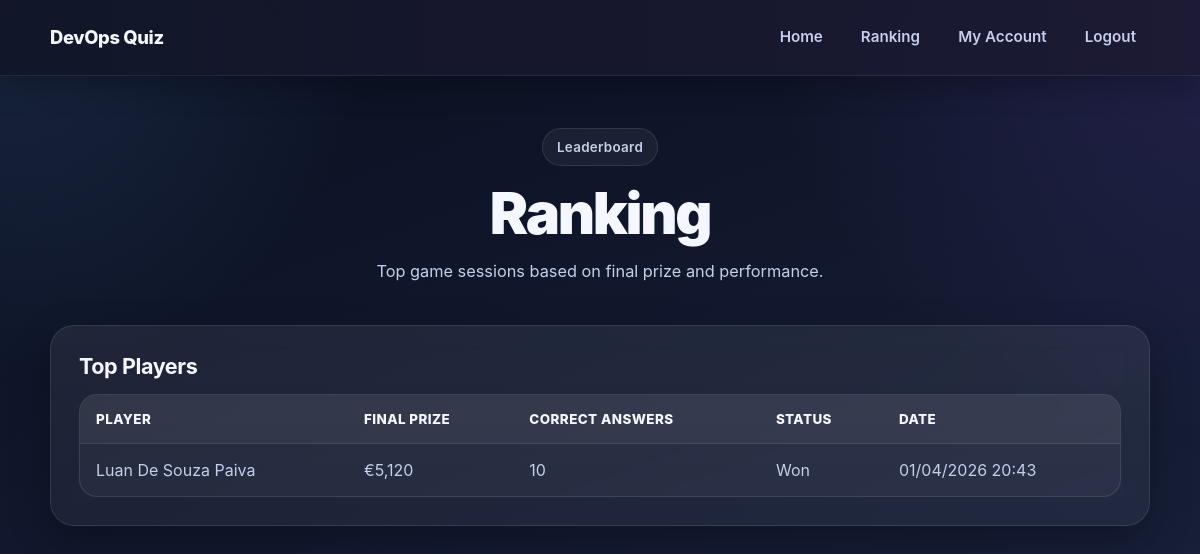
Page /ranking (signed in) on the committed database.
### tables this page shows
CREATE TABLE game_sessions (
        id INTEGER PRIMARY KEY AUTOINCREMENT,
        user_id INTEGER NOT NULL,
        started_at TEXT DEFAULT CURRENT_TIMESTAMP,
        ended_at TEXT,
        current_question_index INTEGER NOT NULL DEFAULT 0,
        correct_answers INTEGER NOT NULL DEFAULT 0,
        current_amount INTEGER NOT NULL DEFAULT 10,
        final_amount INTEGER NOT NULL DEFAULT 0,
        status TEXT NOT NULL DEFAULT 'in_progress',
        FOREIGN KEY (user_id) REFERENCES users(id)
    );

CREATE TABLE users (
        id INTEGER PRIMARY KEY AUTOINCREMENT,
        full_name TEXT NOT NULL,
        email TEXT NOT NULL UNIQUE,
        password_hash TEXT NOT NULL,
        date_of_birth TEXT NOT NULL,
        is_18_or_over INTEGER NOT NULL DEFAULT 0,
        created_at TEXT DEFAULT CURRENT_TIMESTAMP
    );

### src/main.py (the view)
@app.route("/ranking")
def ranking():
    rows = get_ranking()
    ranking_data = []
    for row in rows:
        ranking_data.append({
            "full_name": row["full_name"],
            "correct_answers": row["correct_answers"],
            "final_amount_display": format_money(row["final_amount"]),
            "status": row["status"],
            "ended_at_display": format_datetime(row["ended_at"])
        })
    return render_template("ranking.html", ranking=ranking_data)

### src/db.py (called while the page is built)
def get_connection():
    conn = sqlite3.connect(DB_PATH)
    conn.row_factory = sqlite3.Row
    return conn

### src/main.py (called while the page is built)
def format_money(amount):
    return f"€{amount:,}"

def format_datetime(value):
    if not value:
        return "-"
    try:
        return datetime.strptime(value, "%Y-%m-%d %H:%M:%S").strftime("%d/%m/%Y %H:%M")
    except ValueError:
        return value

### src/ranking.py (called while the page is built)
def get_ranking(limit=10):
    conn = get_connection()
    cursor = conn.cursor()
    cursor.execute("""
        SELECT
            gs.id,
            u.full_name,
            gs.correct_answers,
            gs.final_amount,
            gs.status,
            gs.ended_at
        FROM game_sessions gs
        JOIN users u ON gs.user_id = u.id
        WHERE gs.status IN ('won', 'stopped', 'lost')
          AND gs.ended_at IS NOT NULL
        ORDER BY gs.final_amount DESC, gs.correct_answers DESC, gs.ended_at DESC
        LIMIT ?
    """, (limit,))
    rows = cursor.fetchall()
    conn.close()
    return rows

### templates/ranking.html (shortened to what this page needs)
{% extends "base.html" %}
{% block content %}
<div class="container">
  <section class="hero">
    <div class="hero-badge">Leaderboard</div>
    <h1>Ranking</h1>
    <p class="subtitle">Top game sessions based on final prize and performance.</p>
  </section>
  <div class="card">
    <h2>Top Players</h2>
    {% if ranking %}
      <div class="table-wrap">
        <table class="data-table">
          <thead>
            <tr>
              <th>Player</th>
              <th>Final Prize</th>
              <th>Correct Answers</th>
              <th>Status</th>
              <th>Date</th>
            </tr>
          </thead>
          <tbody>
            {% for row in ranking %}
              <tr>
                <td>{{ row.full_name }}</td>
                <td>{{ row.final_amount_display }}</td>
                <td>{{ row.correct_answers }}</td>
                <td style="text-transform:capitalize;">{{ row.status }}</td>
                <td>{{ row.ended_at_display }}</td>
              </tr>
            {% endfor %}
          </tbody>
        </table>
      </div>
    {% else %}
      <p>No completed game sessions yet.</p>
    {% endif %}
  </div>
</div>
{% endblock %}

### static/style.css (style rules this page uses)
:root { --bg-1: #0a1020; --bg-2: #131a30; --bg-3: #1a2340; --surface: rgba(255, 255, 255, 0.06); --surface-strong: rgba(255, 255, 255, 0.1); --surface-hover: rgba(255, 255, 255, 0.12); --text: #f4f7ff; --text-soft: #c6cfea; --text-muted: #97a3c6; --accent: #6ea8ff; --accent-2: #8b5cf6; --accent-soft: rgba(110, 168, 255, 0.16); --success: #22c55e; --danger: #ff8a8a; --border: rgba(255, 255, 255, 0.1); --border-strong: rgba(255, 255, 255, 0.16); --radius-sm: 12px; --radius-md: 18px; --radius-lg: 24px; --radius-xl: 28px; --shadow-sm: 0 8px 24px rgba(0, 0, 0, 0.18); --shadow-md: 0 16px 40px rgba(0, 0, 0, 0.28); --shadow-lg: 0 24px 60px rgba(0, 0, 0, 0.34); --max-width: 1140px; --transition: 0.22s ease; }
*, *::before, *::after { box-sizing: border-box; }
html { scroll-behavior: smooth; }
body { margin: 0; min-height: 100vh; font-family: "Inter", "Segoe UI", Arial, sans-serif; color: var(--text); background: radial-gradient(circle at top left, rgba(110, 168, 255, 0.14), transparent 26%), radial-gradient(circle at top right, rgba(139, 92, 246, 0.14), transparent 30%), linear-gradient(160deg, var(--bg-1), var(--bg-2) 55%, var(--bg-3)); line-height: 1.5; -webkit-font-smoothing: antialiased; text-rendering: optimizeLegibility; }
.container { max-width: var(--max-width); margin: 0 auto; padding: 52px 20px 72px; }
.hero { text-align: center; margin-bottom: 40px; }
.hero-badge { display: inline-flex; align-items: center; gap: 8px; margin-bottom: 18px; padding: 8px 14px; border: 1px solid var(--border); border-radius: 999px; background: rgba(255, 255, 255, 0.05); color: var(--text-soft); font-size: 0.84rem; font-weight: 600; letter-spacing: 0.02em; }
h1 { margin: 0 0 14px; font-size: clamp(2.2rem, 4.8vw, 4.2rem); line-height: 1.02; font-weight: 900; letter-spacing: -0.04em; }
.subtitle { max-width: 760px; margin: 0 auto; color: var(--text-soft); font-size: 1.02rem; line-height: 1.75; }
.card { background: linear-gradient( 180deg, rgba(255, 255, 255, 0.07), rgba(255, 255, 255, 0.05) ); backdrop-filter: blur(12px); -webkit-backdrop-filter: blur(12px); border: 1px solid var(--border); border-radius: var(--radius-lg); padding: 28px; box-shadow: var(--shadow-md); }
.card h2, .card h3 { margin-top: 0; margin-bottom: 14px; color: var(--text); font-size: 1.35rem; line-height: 1.2; letter-spacing: -0.02em; }
.table-wrap { overflow-x: auto; border-radius: 18px; border: 1px solid var(--border); background: rgba(255, 255, 255, 0.04); }
.data-table { width: 100%; border-collapse: collapse; min-width: 620px; }
.data-table thead { background: rgba(255, 255, 255, 0.05); }
.data-table th, .data-table td { text-align: left; padding: 14px 16px; }
.data-table th { color: var(--text); font-size: 0.84rem; font-weight: 800; letter-spacing: 0.03em; text-transform: uppercase; }
.data-table td { color: var(--text-soft); }
.data-table tbody tr td { border-top: 1px solid rgba(255, 255, 255, 0.08); }

### rows in the picture
game_sessions: full_name "Luan De Souza Paiva", final_amount_display "€5,120", correct_answers "10", status "Won", ended_at_display "01/04/2026 20:43"
